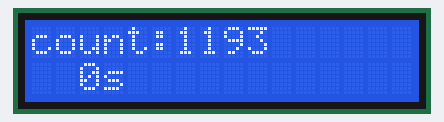
Simulated run of this sketch. Board: ESP32. Parts: 16×2 character LCD.

Above: at 0.16 s.
At 4.99 s:
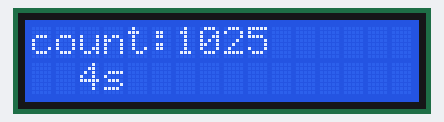
At 10.02 s:
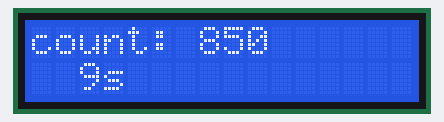
At 19.88 s:
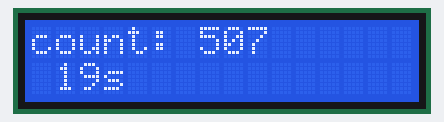
At 29.74 s:
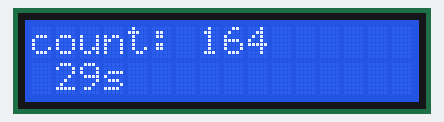
At 39.81 s:
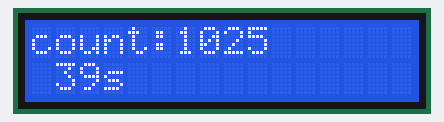

The sketch:

lcd_cnt.ino
```cpp
#include <LiquidCrystal.h>
LiquidCrystal lcd(13, 12, 14, 27, 26, 25);

void setup() {
    lcd.begin(16, 2);
    lcd.print("count:");
}

void loop() {
    static int n = 1200;
    n = (n > 0) ? n - 7 : 1200;            // 1200 → 0 으로 줄어드는 값
    char buf[17];                          // 16글자 + '\0'
    lcd.setCursor(6, 0);
    snprintf(buf, sizeof(buf), "%4d", n);  // 항상 4칸 — 남는 글자가 없다
    lcd.print(buf);
    lcd.setCursor(0, 1);
    lcd.printf("%3lus", (millis() / 1000) % 1000);
    delay(200);
}
```
